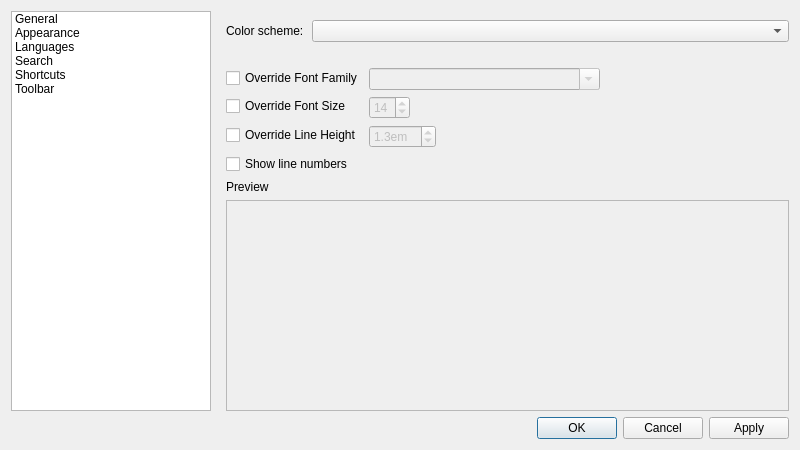
<?xml version="1.0" encoding="UTF-8"?>
<ui version="4.0">
 <class>frmPreferences</class>
 <widget class="QDialog" name="frmPreferences">
  <property name="geometry">
   <rect>
    <x>0</x>
    <y>0</y>
    <width>800</width>
    <height>450</height>
   </rect>
  </property>
  <property name="windowTitle">
   <string>Preferences</string>
  </property>
  <property name="windowIcon">
   <iconset resource="resources.qrc">
    <normaloff>:/icons/notepadng/scalable/notepadng.svg</normaloff>:/icons/notepadng/scalable/notepadng.svg</iconset>
  </property>
  <layout class="QVBoxLayout" name="verticalLayout_4">
   <item>
    <layout class="QHBoxLayout" name="horizontalLayout_5">
     <item>
      <widget class="QTreeWidget" name="treeWidget">
       <property name="sizePolicy">
        <sizepolicy hsizetype="Fixed" vsizetype="Expanding">
         <horstretch>0</horstretch>
         <verstretch>0</verstretch>
        </sizepolicy>
       </property>
       <property name="minimumSize">
        <size>
         <width>200</width>
         <height>0</height>
        </size>
       </property>
       <property name="maximumSize">
        <size>
         <width>200</width>
         <height>16777215</height>
        </size>
       </property>
       <property name="rootIsDecorated">
        <bool>false</bool>
       </property>
       <attribute name="headerVisible">
        <bool>false</bool>
       </attribute>
       <column>
        <property name="text">
         <string>1</string>
        </property>
       </column>
       <item>
        <property name="text">
         <string>General</string>
        </property>
       </item>
       <item>
        <property name="text">
         <string>Appearance</string>
        </property>
       </item>
       <item>
        <property name="text">
         <string>Languages</string>
        </property>
       </item>
       <item>
        <property name="text">
         <string>Search</string>
        </property>
       </item>
       <item>
        <property name="text">
         <string>Shortcuts</string>
        </property>
       </item>
       <item>
        <property name="text">
         <string>Toolbar</string>
        </property>
       </item>
      </widget>
     </item>
     <item>
      <widget class="QStackedWidget" name="stackedWidget">
       <property name="currentIndex">
        <number>1</number>
       </property>
       <widget class="QWidget" name="pageGeneral">
        <layout class="QVBoxLayout" name="verticalLayout_6">
         <property name="topMargin">
          <number>9</number>
         </property>
         <property name="rightMargin">
          <number>0</number>
         </property>
         <property name="bottomMargin">
          <number>0</number>
         </property>
         <item>
          <widget class="QCheckBox" name="chkCollectStatistics">
           <property name="text">
            <string>Collect and transmit anonymous statistics to improve Notepadng</string>
           </property>
          </widget>
         </item>
         <item>
          <widget class="QCheckBox" name="chkRememberSession">
           <property name="text">
            <string>Remember open tabs when closing Notepadng</string>
           </property>
          </widget>
         </item>
         <item>
          <layout class="QHBoxLayout" name="horizontalLayout_2">
           <item>
            <widget class="QCheckBox" name="chkAutosave">
             <property name="toolTip">
              <string>This option allows Notepadng to recover your documents after a crash even if they were not explicitly saved.</string>
             </property>
             <property name="text">
              <string>Backup open documents every</string>
             </property>
            </widget>
           </item>
           <item>
            <widget class="QSpinBox" name="sbAutosaveInterval">
             <property name="suffix">
              <string> seconds</string>
             </property>
             <property name="maximum">
              <number>3600</number>
             </property>
             <property name="value">
              <number>60</number>
             </property>
            </widget>
           </item>
           <item>
            <spacer name="horizontalSpacer">
             <property name="orientation">
              <enum>Qt::Horizontal</enum>
             </property>
             <property name="sizeHint" stdset="0">
              <size>
               <width>40</width>
               <height>20</height>
              </size>
             </property>
            </spacer>
           </item>
          </layout>
         </item>
         <item>
          <widget class="QCheckBox" name="chkExitOnLastTabClose">
           <property name="text">
            <string>Exit Notepadng when closing the last Tab</string>
           </property>
          </widget>
         </item>
         <item>
          <layout class="QFormLayout" name="formLayout">
           <item row="1" column="0">
            <widget class="QLabel" name="localizationLabel">
             <property name="text">
              <string>Localization:</string>
             </property>
            </widget>
           </item>
           <item row="1" column="1">
            <widget class="QComboBox" name="localizationComboBox"/>
           </item>
          </layout>
         </item>
         <item>
          <spacer name="verticalSpacer_3">
           <property name="orientation">
            <enum>Qt::Vertical</enum>
           </property>
           <property name="sizeHint" stdset="0">
            <size>
             <width>20</width>
             <height>40</height>
            </size>
           </property>
          </spacer>
         </item>
        </layout>
       </widget>
       <widget class="QWidget" name="pageAppearance">
        <layout class="QVBoxLayout" name="verticalLayout_8" stretch="0,0,0,1">
         <property name="leftMargin">
          <number>9</number>
         </property>
         <property name="topMargin">
          <number>9</number>
         </property>
         <property name="rightMargin">
          <number>0</number>
         </property>
         <property name="bottomMargin">
          <number>0</number>
         </property>
         <item>
          <layout class="QVBoxLayout" name="verticalLayout_2">
           <property name="spacing">
            <number>0</number>
           </property>
           <item>
            <layout class="QHBoxLayout" name="horizontalLayout">
             <property name="spacing">
              <number>8</number>
             </property>
             <item>
              <widget class="QLabel" name="label_2">
               <property name="sizePolicy">
                <sizepolicy hsizetype="Fixed" vsizetype="Preferred">
                 <horstretch>0</horstretch>
                 <verstretch>0</verstretch>
                </sizepolicy>
               </property>
               <property name="text">
                <string>Color scheme:</string>
               </property>
              </widget>
             </item>
             <item>
              <widget class="QComboBox" name="cmbColorScheme"/>
             </item>
            </layout>
           </item>
           <item>
            <spacer name="verticalSpacer">
             <property name="orientation">
              <enum>Qt::Vertical</enum>
             </property>
             <property name="sizeType">
              <enum>QSizePolicy::Fixed</enum>
             </property>
             <property name="sizeHint" stdset="0">
              <size>
               <width>20</width>
               <height>20</height>
              </size>
             </property>
            </spacer>
           </item>
          </layout>
         </item>
         <item>
          <layout class="QFormLayout" name="formLayout_3">
           <item row="0" column="0">
            <widget class="QCheckBox" name="chkOverrideFontFamily">
             <property name="text">
              <string>Override Font Family</string>
             </property>
            </widget>
           </item>
           <item row="0" column="1">
            <widget class="QFontComboBox" name="cmbFontFamilies">
             <property name="enabled">
              <bool>false</bool>
             </property>
             <property name="sizePolicy">
              <sizepolicy hsizetype="Fixed" vsizetype="Fixed">
               <horstretch>0</horstretch>
               <verstretch>0</verstretch>
              </sizepolicy>
             </property>
             <property name="currentIndex">
              <number>-1</number>
             </property>
            </widget>
           </item>
           <item row="1" column="0">
            <widget class="QCheckBox" name="chkOverrideFontSize">
             <property name="text">
              <string>Override Font Size</string>
             </property>
            </widget>
           </item>
           <item row="1" column="1">
            <widget class="QSpinBox" name="spnFontSize">
             <property name="enabled">
              <bool>false</bool>
             </property>
             <property name="sizePolicy">
              <sizepolicy hsizetype="Fixed" vsizetype="Fixed">
               <horstretch>0</horstretch>
               <verstretch>0</verstretch>
              </sizepolicy>
             </property>
             <property name="minimum">
              <number>6</number>
             </property>
             <property name="maximum">
              <number>28</number>
             </property>
             <property name="value">
              <number>14</number>
             </property>
            </widget>
           </item>
           <item row="2" column="0">
            <widget class="QCheckBox" name="chkOverrideLineHeight">
             <property name="text">
              <string>Override Line Height</string>
             </property>
            </widget>
           </item>
           <item row="2" column="1">
            <widget class="QDoubleSpinBox" name="spnLineHeight">
             <property name="enabled">
              <bool>false</bool>
             </property>
             <property name="sizePolicy">
              <sizepolicy hsizetype="Fixed" vsizetype="Fixed">
               <horstretch>0</horstretch>
               <verstretch>0</verstretch>
              </sizepolicy>
             </property>
             <property name="suffix">
              <string>em</string>
             </property>
             <property name="decimals">
              <number>1</number>
             </property>
             <property name="maximum">
              <double>10.000000000000000</double>
             </property>
             <property name="singleStep">
              <double>0.100000000000000</double>
             </property>
             <property name="value">
              <double>1.300000000000000</double>
             </property>
            </widget>
           </item>
           <item row="3" column="0">
            <widget class="QCheckBox" name="chkShowLineNumbers">
             <property name="text">
              <string>Show line numbers</string>
             </property>
            </widget>
           </item>
          </layout>
         </item>
         <item>
          <widget class="QLabel" name="label_3">
           <property name="text">
            <string>Preview</string>
           </property>
          </widget>
         </item>
         <item>
          <widget class="QFrame" name="colorSchemePreviewFrame">
           <property name="frameShape">
            <enum>QFrame::StyledPanel</enum>
           </property>
           <property name="frameShadow">
            <enum>QFrame::Plain</enum>
           </property>
           <layout class="QVBoxLayout" name="verticalLayout">
            <property name="spacing">
             <number>0</number>
            </property>
            <property name="leftMargin">
             <number>0</number>
            </property>
            <property name="topMargin">
             <number>0</number>
            </property>
            <property name="rightMargin">
             <number>0</number>
            </property>
            <property name="bottomMargin">
             <number>0</number>
            </property>
           </layout>
          </widget>
         </item>
        </layout>
       </widget>
       <widget class="QWidget" name="pageLanguages">
        <layout class="QVBoxLayout" name="verticalLayout_9">
         <property name="leftMargin">
          <number>9</number>
         </property>
         <property name="topMargin">
          <number>9</number>
         </property>
         <property name="rightMargin">
          <number>0</number>
         </property>
         <property name="bottomMargin">
          <number>0</number>
         </property>
         <item>
          <widget class="QComboBox" name="cmbLanguages"/>
         </item>
         <item>
          <widget class="QFrame" name="frameLanguages">
           <property name="enabled">
            <bool>false</bool>
           </property>
           <property name="sizePolicy">
            <sizepolicy hsizetype="Preferred" vsizetype="Fixed">
             <horstretch>0</horstretch>
             <verstretch>0</verstretch>
            </sizepolicy>
           </property>
           <property name="minimumSize">
            <size>
             <width>0</width>
             <height>90</height>
            </size>
           </property>
           <property name="frameShape">
            <enum>QFrame::NoFrame</enum>
           </property>
           <property name="frameShadow">
            <enum>QFrame::Plain</enum>
           </property>
           <widget class="QLabel" name="label">
            <property name="geometry">
             <rect>
              <x>10</x>
              <y>10</y>
              <width>121</width>
              <height>27</height>
             </rect>
            </property>
            <property name="text">
             <string>Tab size:</string>
            </property>
           </widget>
           <widget class="QCheckBox" name="chkLanguages_IndentWithSpaces">
            <property name="geometry">
             <rect>
              <x>10</x>
              <y>40</y>
              <width>361</width>
              <height>22</height>
             </rect>
            </property>
            <property name="text">
             <string>Use spaces instead of tabs</string>
            </property>
           </widget>
           <widget class="QSpinBox" name="txtLanguages_TabSize">
            <property name="geometry">
             <rect>
              <x>140</x>
              <y>10</y>
              <width>71</width>
              <height>27</height>
             </rect>
            </property>
            <property name="minimum">
             <number>2</number>
            </property>
            <property name="maximum">
             <number>50</number>
            </property>
           </widget>
          </widget>
         </item>
         <item>
          <widget class="QCheckBox" name="chkLanguages_useDefaultSettings">
           <property name="text">
            <string>Use default settings</string>
           </property>
           <property name="checked">
            <bool>true</bool>
           </property>
          </widget>
         </item>
         <item>
          <spacer name="verticalSpacer_5">
           <property name="orientation">
            <enum>Qt::Vertical</enum>
           </property>
           <property name="sizeHint" stdset="0">
            <size>
             <width>20</width>
             <height>40</height>
            </size>
           </property>
          </spacer>
         </item>
        </layout>
       </widget>
       <widget class="QWidget" name="pageSearch">
        <layout class="QVBoxLayout" name="verticalLayout_5">
         <property name="topMargin">
          <number>9</number>
         </property>
         <property name="rightMargin">
          <number>0</number>
         </property>
         <property name="bottomMargin">
          <number>0</number>
         </property>
         <item>
          <widget class="QCheckBox" name="chkSearch_SearchAsIType">
           <property name="text">
            <string>Search as I type</string>
           </property>
          </widget>
         </item>
         <item>
          <widget class="QCheckBox" name="chkSearch_SaveHistory">
           <property name="text">
            <string>Save search history</string>
           </property>
          </widget>
         </item>
         <item>
          <spacer name="verticalSpacer_2">
           <property name="orientation">
            <enum>Qt::Vertical</enum>
           </property>
           <property name="sizeHint" stdset="0">
            <size>
             <width>20</width>
             <height>40</height>
            </size>
           </property>
          </spacer>
         </item>
        </layout>
       </widget>
       <widget class="QWidget" name="pageShortcuts"/>
       <widget class="QWidget" name="pageToolbar">
        <layout class="QHBoxLayout" name="horizontalLayout_4">
         <item>
          <widget class="QListWidget" name="listToolbarAll"/>
         </item>
         <item>
          <layout class="QVBoxLayout" name="verticalLayout_10" stretch="0,0">
           <property name="sizeConstraint">
            <enum>QLayout::SetDefaultConstraint</enum>
           </property>
           <item>
            <widget class="QWidget" name="widget" native="true">
             <property name="sizePolicy">
              <sizepolicy hsizetype="Preferred" vsizetype="Maximum">
               <horstretch>0</horstretch>
               <verstretch>0</verstretch>
              </sizepolicy>
             </property>
             <layout class="QVBoxLayout" name="verticalLayout_12">
              <property name="leftMargin">
               <number>5</number>
              </property>
              <property name="rightMargin">
               <number>5</number>
              </property>
              <item>
               <widget class="QPushButton" name="btnToolbarAdd">
                <property name="text">
                 <string>Add</string>
                </property>
                <property name="icon">
                 <iconset theme="go-next">
                  <normaloff>.</normaloff>.</iconset>
                </property>
               </widget>
              </item>
              <item>
               <widget class="QPushButton" name="btnToolbarRemove">
                <property name="text">
                 <string>Remove</string>
                </property>
                <property name="icon">
                 <iconset theme="go-previous">
                  <normaloff>.</normaloff>.</iconset>
                </property>
               </widget>
              </item>
             </layout>
            </widget>
           </item>
           <item>
            <widget class="QWidget" name="widget_2" native="true">
             <property name="sizePolicy">
              <sizepolicy hsizetype="Preferred" vsizetype="Maximum">
               <horstretch>0</horstretch>
               <verstretch>0</verstretch>
              </sizepolicy>
             </property>
             <layout class="QVBoxLayout" name="verticalLayout_13">
              <property name="leftMargin">
               <number>5</number>
              </property>
              <property name="rightMargin">
               <number>5</number>
              </property>
              <item>
               <widget class="QPushButton" name="btnToolbarUp">
                <property name="text">
                 <string>Move Up</string>
                </property>
                <property name="icon">
                 <iconset theme="go-up">
                  <normaloff>.</normaloff>.</iconset>
                </property>
               </widget>
              </item>
              <item>
               <widget class="QPushButton" name="btnToolbarDown">
                <property name="text">
                 <string>Move Down</string>
                </property>
                <property name="icon">
                 <iconset theme="go-down">
                  <normaloff>.</normaloff>.</iconset>
                </property>
               </widget>
              </item>
             </layout>
            </widget>
           </item>
          </layout>
         </item>
         <item>
          <layout class="QVBoxLayout" name="verticalLayout_11">
           <item>
            <widget class="QListWidget" name="listToolbarCurrent"/>
           </item>
           <item>
            <widget class="QPushButton" name="btnToolbarReset">
             <property name="sizePolicy">
              <sizepolicy hsizetype="Maximum" vsizetype="Fixed">
               <horstretch>0</horstretch>
               <verstretch>0</verstretch>
              </sizepolicy>
             </property>
             <property name="layoutDirection">
              <enum>Qt::LeftToRight</enum>
             </property>
             <property name="text">
              <string>Reset to Default</string>
             </property>
             <property name="icon">
              <iconset theme="edit-undo">
               <normaloff>.</normaloff>.</iconset>
             </property>
            </widget>
           </item>
          </layout>
         </item>
        </layout>
       </widget>
      </widget>
     </item>
    </layout>
   </item>
   <item>
    <widget class="QDialogButtonBox" name="buttonBox">
     <property name="standardButtons">
      <set>QDialogButtonBox::Apply|QDialogButtonBox::Cancel|QDialogButtonBox::Ok</set>
     </property>
     <property name="centerButtons">
      <bool>false</bool>
     </property>
    </widget>
   </item>
  </layout>
 </widget>
 <resources>
  <include location="resources.qrc"/>
 </resources>
 <connections/>
</ui>
